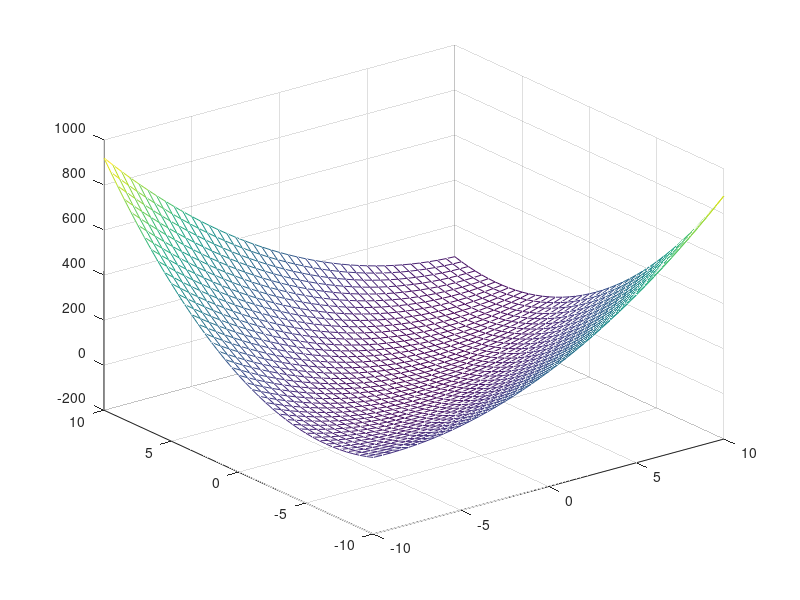

Recreate this plot in MATLAB. (Note: this script raises an error after producing the figure.)
% Samson David Puthenpeedika
Txy = @(x)2*x(1)^2 + 3*x(2)^2 - 4*x(1)*x(2) - x(2) - 3*x(1);
options = optimset('PlotFcns',@optimplotfval);
x0 = [0,0];
[t,fval] = fminsearch(Txy,x0,options);

%Display in a new plot
[x1,y1] = meshgrid(-10:0.5:10);
Z = 2.*x1.^2+3.*y1.^2-4.*x1.*y1-y1-3.*x1;
figure()
mesh(x1,y1,Z);
hold on
fsurf(fval,[-10 10])
plot3(t(1),t(2),fval,'rx');

xlabel('x');
ylabel('y');
zlabel('T(x,y)');

title({"Minimum value of the function=  "+fval,"Location ("+t(1)+","+t(2)+")"})